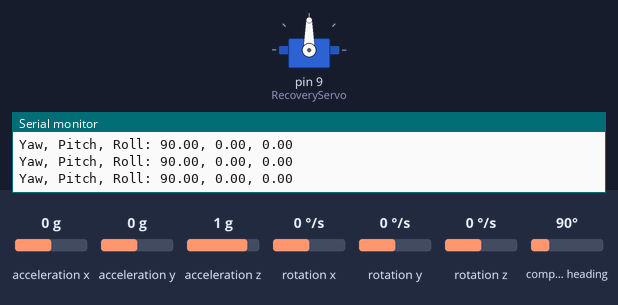
The sketch below on a simulated Arduino Uno, built with avr-gcc and run on an emulated ATmega328P. Shown: servo, the last lines printed to the serial monitor. Inputs (shaded band) come from the test bench; at power-on: acceleration x 0 g, acceleration y 0 g, acceleration z 1 g, rotation x 0 °/s, rotation y 0 °/s, rotation z 0 °/s, compass heading 90°.

Above: at 1.2 s.
1.3 s: acceleration x set to -0.9 g
4.3 s: acceleration x set to -1.2 g
At 5.3 s:
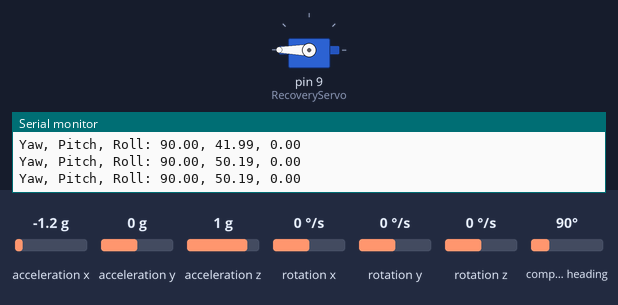
Timing chart, 0 to 7.3 s (numbered marks = the images above; inputs shaded):
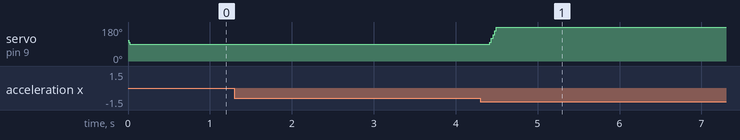

The sketch:

Recovery_slave.ino
```cpp
/********************************************************/
/* Slave Code for I2C                                   */
/* Master : "Avionics_master"                           */
/* Slave : Receive data from MPU9250 and trigger servo  */
/*                                                      */
/* MPU9250 : Analog 4, 5                                */
/* Servo : Digital 9                                    */
/********************************************************/

#include "MPU9250.h"
#include <Wire.h>
#include <Servo.h>

float data[3]; // List of mpu data
MPU9250 mpu; // start mpu9250
Servo RecoveryServo;

int trigger = 0;
int pos = 0;
int i;
double arry[5];
double arrz[5];
double y = 0;
double z = 0;
int cnt = 0;

void setup() {
  Wire.begin(1); // Slave address
  Wire.onRequest(requestEvent); // excute requestEvent if request exists
  RecoveryServo.attach(9);
  Serial.begin(9600);
  // Servo setup

  for (i = 0; i < 5; i++){
    arry[i] = 0;
    arrz[i] = 0;
  }

  for (pos = 110; pos >= 90; pos -= 10) {
    RecoveryServo.write(pos);
    delay(10);
  }

  // mpu setup
  if (!mpu.setup(0x68)) {
    while (1) {
      Serial.println("MPU connection failed. Please check your connection with `connection_check` example.");
      delay(5000);
    }
  }
}

void loop() {
  if (mpu.update()) {
    static uint32_t prev_ms = millis();
    // Save data
    data[0] = mpu.getYaw();
    data[1] = mpu.getPitch();
    data[2] = mpu.getRoll();

    // Ejection
    if(trigger == 0){
      print_roll_pitch_yaw();
      y = 0;
      z = 0;

      arry[cnt] = mpu.getPitch();
      arrz[cnt] = mpu.getRoll();

      cnt += 1;
      if(cnt == 5){
        cnt = 0;
      }

      for (i = 0; i < 5; i++){
        y += arry[i]/5;
        z += arrz[i]/5;
      }

/*if 문 안 조건 if(자이로센서의 y,z 방향으로 45, -45 방향 이상으로 꺾였을때 || 고도가 OOm 이상 || 시간이 O초 지났을때 || <가능하면> 장거리 통신으로 키보드의 O 버튼을 누를때 )*/
      if(y > 45 || y < -45 || z > 45 || z < -45 ){
        trigger = 1;
      }
    }

    else if (trigger == 1){
      for (pos = 90; pos <= 180; pos += 10) {
        RecoveryServo.write(pos);
        delay(10);
      }
      trigger = 2;
    }
  }
}

void requestEvent() { // execute when request exists
  // Send data // Request function : wire.read()
  //Wire.write(data[0]);
  //Wire.write(data[1]);
  //Wire.write(data[2]);
    // Send data // Request function : wire.read()
}

void print_roll_pitch_yaw() {
    Serial.print("Yaw, Pitch, Roll: ");
    Serial.print(mpu.getYaw(), 2);
    Serial.print(", ");
    Serial.print(mpu.getPitch(), 2);
    Serial.print(", ");
    Serial.println(mpu.getRoll(), 2);
}
```

Measured:
- the behaviour switches between -1 and -1.1 g on acceleration x (found by bisection; images 0 and 1)
- after the input at 4.3 s, servo on pin 9 (RecoveryServo): 90° → 180° after 0.12 s
